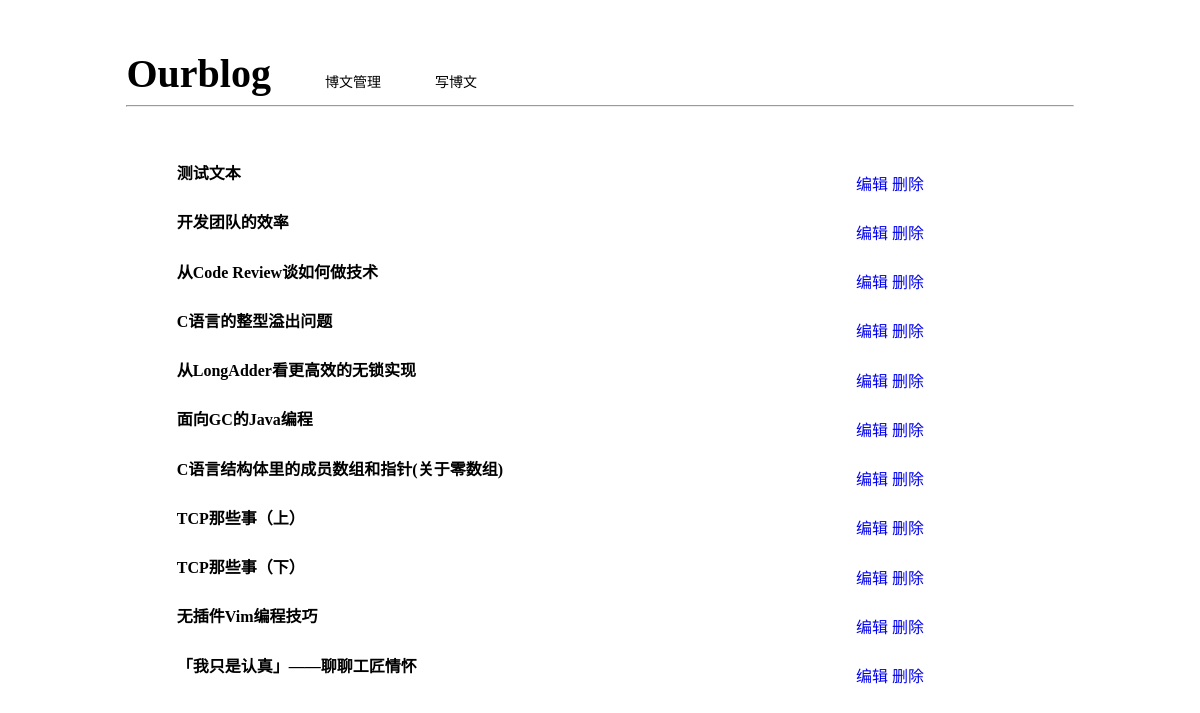
Page /admin/index.php (signed in) on the earlier database version.
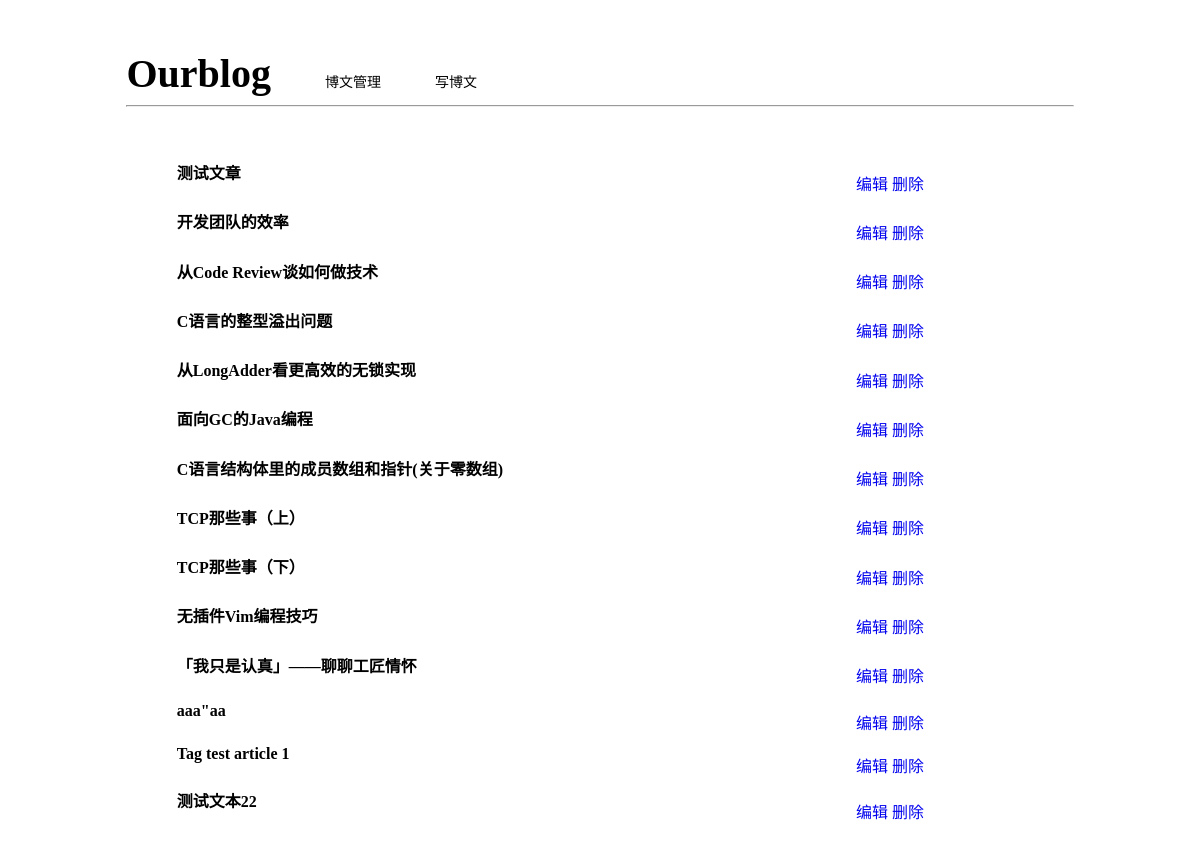
Same page on the later database version.
### tables this page shows
CREATE TABLE IF NOT EXISTS `article` (
  `id` int(11) NOT NULL AUTO_INCREMENT,
  `title` varchar(64) NOT NULL,
  `formaltext` text NOT NULL,
  `column` varchar(32) NOT NULL,
  `user_id` int(11) NOT NULL,
  PRIMARY KEY (`id`)
);

### admin/index.php (the view, shortened to what this page needs)
<html>
<head>
	<link rel="stylesheet" type="text/css" href="../main.css">
</head>
<body>
	<div id="body">
		<?php
			include("./header.php");
			include("../config/database.php");
			$sql = "SELECT * from article";
			$res = mysqli_query($link,$sql);
			$article = array();
			while($row = mysqli_fetch_array($res)){
				$article[] = $row;
			};
		?>
		<table width="90%" style="margin: 0 auto;">
			<?php
				foreach ($article as $value) {
					echo "	<tr>
								<td width='80%'><h4>".$value['title']."</h4></td>
								<td>
									<a href='./edit.php?id=".$value['id']."'>编辑</a>
									<a href='../config/functions.php?action=delete&id=".$value['id']."'>删除</a>
								</td>
							</tr>";
				}
			 ?>
		</table>
	</div>
</body>
</html>

Differences in the rows shown:
changed article: title "测试文本" → "测试文章"
added article: title "aaa\"aa"
added article: title "Tag test article 1"
added article: title "测试文本22"
